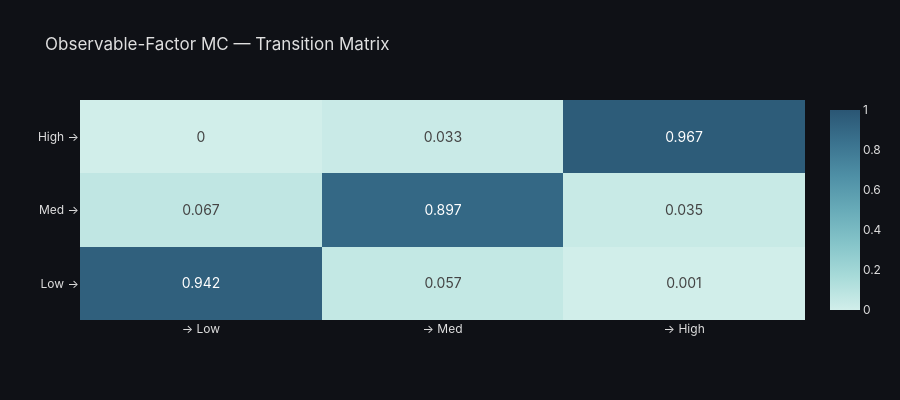

Notebook code for this chart:
### Markdown cell above
## 2. Observable-Factor Markov Chain Baseline

Before HMMs, we build the simpler **observable-factor Markov chain** from §2 of the reference PDF.

**Regime definition via quantile bucketing** (Eq. 10–12):
$$\mathcal{R}_{\text{Low}}  = \{t : \hat{\sigma}_t \leq Q_{0.33}\}$$
$$\mathcal{R}_{\text{Med}}  = \{t : Q_{0.33} < \hat{\sigma}_t \leq Q_{0.66}\}$$
$$\mathcal{R}_{\text{High}} = \{t : \hat{\sigma}_t > Q_{0.66}\}$$

**MLE transition matrix** (Eq. 13):
$$\hat{a}_{ij} = \frac{n_{ij}}{\sum_k n_{ik}}$$

### Code cell
from utils.data_utils import empirical_transition_matrix

# Observable labels already in df (from prepare_ticker_data)
vol_labels = df_train["VolRegime"].values
A_obs, states = empirical_transition_matrix(vol_labels, ["Low","Med","High"])

print("MLE Transition Matrix (Observable-Factor Markov Chain):")
print(pd.DataFrame(A_obs, index=states, columns=states).round(4))

fig = plot_transition_matrix(A_obs, state_names=states, 
                              title="Observable-Factor MC — Transition Matrix")
fig.show()

### Figure 1 — Plotly figure (JSON) as saved in the notebook; plotly's stock layout.template omitted (floating-point values rounded to 4 significant figures)
{"data": [{"colorscale": [[0, "rgb(209, 238, 234)"], [0.1667, "rgb(168, 219, 217)"], [0.3333, "rgb(133, 196, 201)"], [0.5, "rgb(104, 171, 184)"], [0.6667, "rgb(79, 144, 166)"], [0.8333, "rgb(59, 115, 143)"], [1, "rgb(42, 86, 116)"]], "hovertemplate": "From %{y}<br>To %{x}<br>Prob: %{z:.4f}<extra></extra>", "text": [[0.942, 0.057, 0.001], [0.067, 0.897, 0.035], [0.0, 0.033, 0.967]], "textfont": {"size": 14}, "texttemplate": "%{text}", "type": "heatmap", "x": ["→ Low", "→ Med", "→ High"], "y": ["Low →", "Med →", "High →"], "z": [[0.9421, 0.05659, 0.001332], [0.0674, 0.8973, 0.03527], [0.0, 0.03262, 0.9674]], "zmax": 1, "zmin": 0}], "layout": {"font": {"color": "#e0e0e0", "family": "Inter, Arial, sans-serif"}, "height": 400, "legend": {"bgcolor": "rgba(30,30,40,0.8)", "bordercolor": "rgba(80,80,80,0.5)", "borderwidth": 1}, "paper_bgcolor": "rgba(15,17,22,1)", "plot_bgcolor": "rgba(15,17,22,1)", "title": {"text": "Observable-Factor MC — Transition Matrix"}, "xaxis": {"gridcolor": "rgba(80,80,80,0.3)", "showgrid": true, "zeroline": false}, "yaxis": {"gridcolor": "rgba(80,80,80,0.3)", "showgrid": true, "zeroline": false}}}
